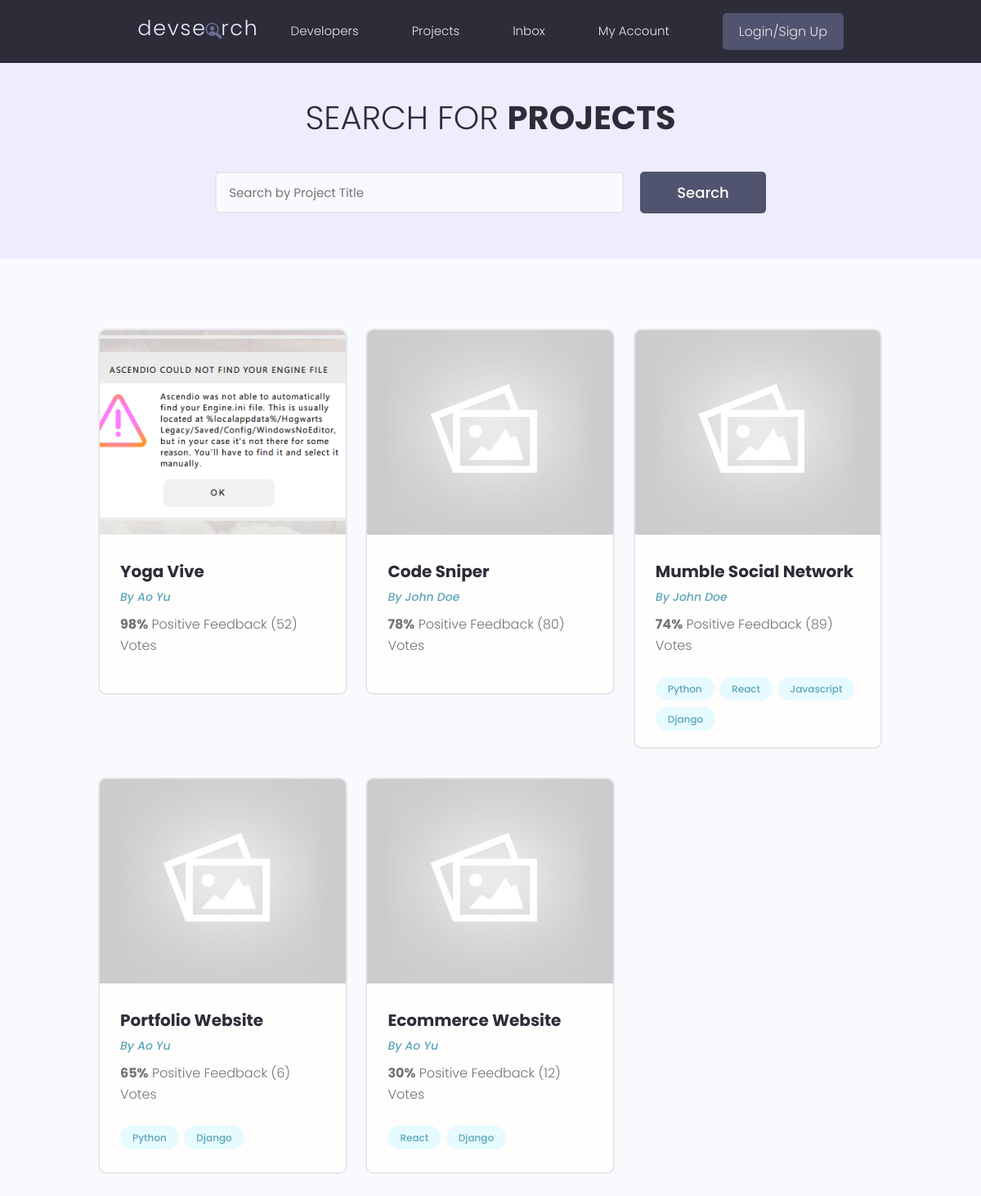
/projects/?page=2, run on an earlier commit of the app's database.
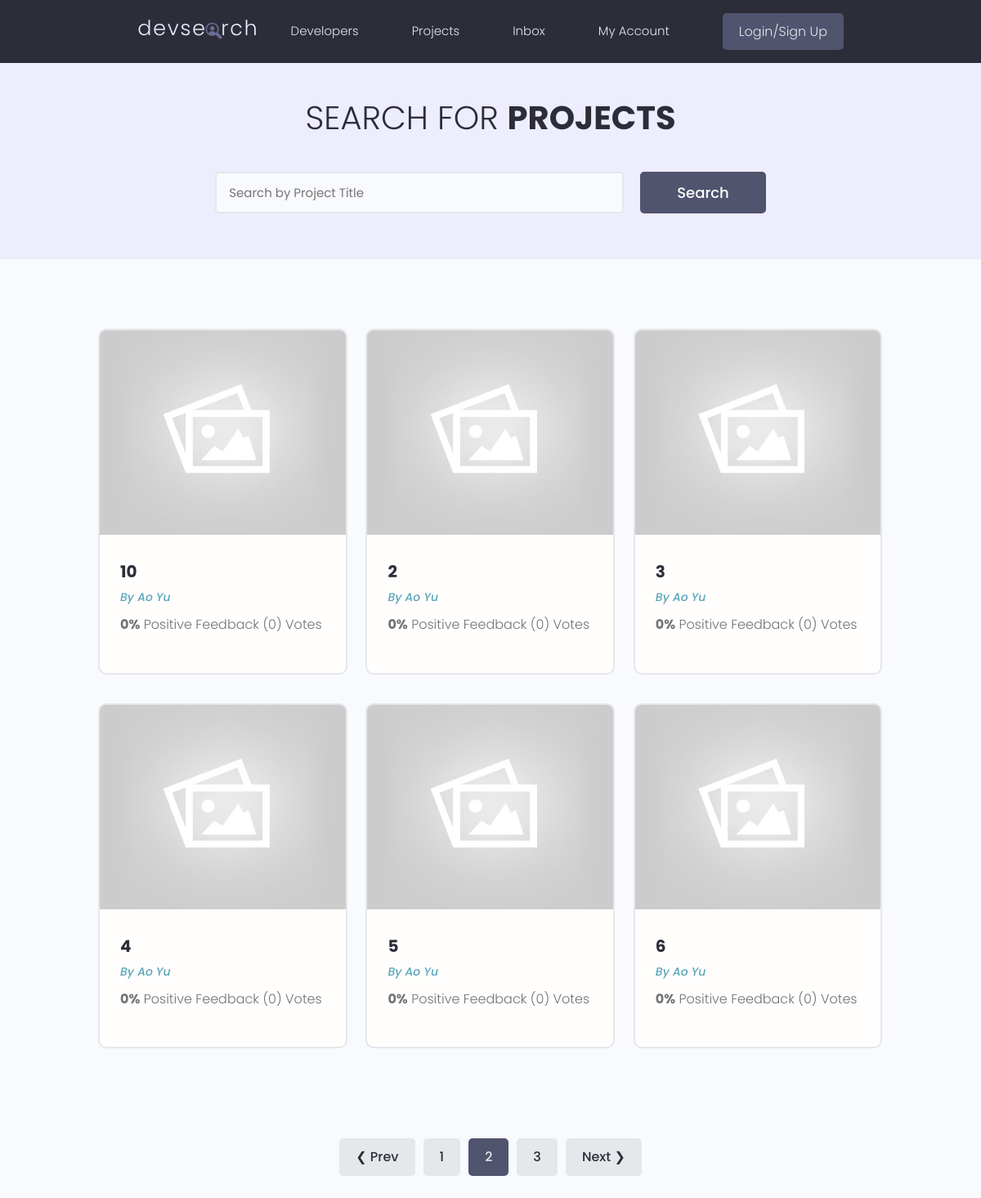
And on a later commit of the database.
### projects/models.py (models this page shows, shortened)
class Project(models.Model):
    owner = models.ForeignKey(Profile, null=True, blank=True, on_delete=models.SET_NULL)
    title = models.CharField(max_length=200)
    description = models.TextField(null=True, blank=True)
    featured_image = models.ImageField(null=True, blank=True, default='default.jpg')
    demo_link = models.CharField(max_length=2000, null=True, blank=True)
    source_link = models.CharField(max_length=2000, null=True, blank=True)
    tags = models.ManyToManyField('Tag', blank=True)
    vote_total = models.IntegerField(default=0, null=True, blank=True)
    vote_ratio = models.IntegerField(default=0, null=True, blank=True)
    created = models.DateTimeField(auto_now_add=True)
    id = models.UUIDField(default=uuid.uuid4, unique=True,
                            primary_key=True, editable=False)
    class Meta:
        ordering = ['-vote_ratio', '-vote_total', 'title']

class Tag(models.Model):
    name = models.CharField(max_length=200)
    created = models.DateTimeField(auto_now_add=True)
    id = models.UUIDField(default=uuid.uuid4, unique=True,
                            primary_key=True, editable=False)
    def __str__(self):
        return self.name

### users/models.py (models this page shows, shortened)
class Profile(models.Model):
    user = models.OneToOneField(User, null=True, on_delete=models.CASCADE, blank=True)
    name = models.CharField(max_length=200, null=True, blank=True)
    email = models.EmailField(max_length=200, null=True, blank=True)
    username = models.CharField(max_length=200, null=True, blank=True)
    location = models.CharField(max_length=200, null=True, blank=True)
    short_intro = models.CharField(max_length=200, null=True, blank=True)
    bio = models.TextField(null=True, blank=True)
    profile_image = models.ImageField(null=True, blank=True, upload_to='profiles/', default='profiles/user-default.png')
    social_github = models.CharField(max_length=200, null=True, blank=True)
    social_twitter = models.CharField(max_length=200, null=True, blank=True)
    social_linkedin = models.CharField(max_length=200, null=True, blank=True)
    social_youtube = models.CharField(max_length=200, null=True, blank=True)
    social_website = models.CharField(max_length=200, null=True, blank=True)
    created = models.DateTimeField(auto_now_add=True)
    id = models.UUIDField(default=uuid.uuid4, unique=True,
                            primary_key=True, editable=False)

### projects/views.py (the view)
# urls.py: path('projects/', include('projects.urls')),
def projects(request):
    projects, search_query = searchProject(request)
    custom_range, projects = paginateProjects(request, projects, 6)
    context = {
        'projects': projects,
        'search_query': search_query,
        'custom_range': custom_range
    }
    return render(request, 'projects/projects.html', context)

### projects/utils.py (called while the page is built)
def paginateProjects(request, projects, results):
    page = request.GET.get('page')
    paginator = Paginator(projects, results)
    try:
        projects = paginator.page(page)
    except PageNotAnInteger:
        page = 1
        projects = paginator.page(page)
    except EmptyPage:
        page = paginator.num_pages
        projects = paginator.page(page)
    leftIndex = max(1,int(page) - 2)
    rightIndex = min(int(page) + 3, paginator.num_pages + 1)
    custom_range = range(leftIndex, rightIndex)
    return custom_range, projects

def searchProject(request):
    search_query = ''
    if request.GET.get('search_query'):
        search_query = request.GET.get('search_query')
    tags = Tag.objects.filter(
        name__icontains=search_query
    )
    projects = Project.objects.distinct().filter(
        Q(title__icontains=search_query) |
        Q(description__icontains=search_query) |
        Q(owner__name__icontains=search_query) |
        Q(tags__in=tags)
    )
    return projects, search_query

### projects/templates/projects/projects.html (shortened to what this page needs)
{%extends 'main.html'%}
{%block content%}
  <main class="projects">
    <section class="hero-section text-center">
      <div class="container container--narrow">
        <div class="hero-section__box">
          <h2>Search for <span>Projects</span></h2>
        </div>
        <div class="hero-section__search">
          <form id='searchForm' class="form" action="{%url 'projects'%}" method="get">
            <div class="form__field">
              <input class="input input--text" id="formInput#search" type="text" name="search_query"
                placeholder="Search by Project Title" value="{{search_query}}"/>
            </div>
            <input class="btn btn--sub btn--lg" type="submit" value="Search" />
          </form>
        </div>
      </div>
    </section>
    <section class="projectsList">
      <div class="container">
        <div class="grid grid--three">
        {% for project in projects %}
          <div class="column">
            <div class="card project">
              <a href="{%url 'project' project.id%}" class="project">
                <img class="project__thumbnail" src="{{project.featured_image.url}}" alt="project thumbnail" />
                <div class="card__body">
                  <h3 class="project__title">{{project.title}}</h3>
                  <p><a class="project__author" href="{%url 'user-profile' project.owner.id%}">By {{project.owner.name}}</a></p>
                  <p class="project--rating">
                    <span style="font-weight: bold;">{{project.vote_ratio}}%</span> Positive
                    Feedback ({{project.vote_total}}) Vote{{project.vote_total|pluralize:"s"}}
                  </p>
                  <div class="project__tags">
                    {% for tag in project.tags.all %}
                    <span class="tag tag--pill tag--main">
                      <small>{{tag}}</small>
                    </span>
                    {% endfor %}
                  </div>
                </div>
              </a>
            </div>
          </div>
          {% endfor %}
        </div>
      </div>
    </section>
  {% include "pagination.html" with queryset=projects custom_range=custom_range%}
  </main>
{%endblock content%}

What changed in the data, as far as the page shows it:
no longer on this page (row unchanged): Project: featured_image (picture), title "Yoga Vive", owner.name "Ao Yu", vote_ratio "98", vote_total "52"
no longer on this page (row unchanged): Project: featured_image (placeholder picture), title "Code Sniper", owner.name "John Doe", vote_ratio "78", vote_total "80"
no longer on this page (row unchanged): Project: featured_image (placeholder picture), title "Mumble Social Network", owner.name "John Doe", vote_ratio "74", vote_total "89"
no longer on this page (row unchanged): Tag: name "Python"
no longer on this page (row unchanged): Tag: name "React"
no longer on this page (row unchanged): Tag: name "Javascript", shown under "Mumble Social Network"
no longer on this page (row unchanged): Tag: name "Django"
no longer on this page (row unchanged): Project: featured_image (placeholder picture), title "Portfolio Website", owner.name "Ao Yu", vote_ratio "65", vote_total "6"
no longer on this page (row unchanged): Project: featured_image (placeholder picture), title "Ecommerce Website", owner.name "Ao Yu", vote_ratio "30", vote_total "12"
added Project: featured_image (placeholder picture), title "10", owner.name "Ao Yu", vote_ratio "0", vote_total "0"
added Project: featured_image (placeholder picture), title "2", owner.name "Ao Yu", vote_ratio "0", vote_total "0"
added Project: featured_image (placeholder picture), title "3", owner.name "Ao Yu", vote_ratio "0", vote_total "0"
added Project: featured_image (placeholder picture), title "4", owner.name "Ao Yu", vote_ratio "0", vote_total "0"
added Project: featured_image (placeholder picture), title "5", owner.name "Ao Yu", vote_ratio "0", vote_total "0"
added Project: featured_image (placeholder picture), title "6", owner.name "Ao Yu", vote_ratio "0", vote_total "0"
Also different on the page:
text now shown: "❮ Prev Next ❯"
new list line: "1"
new list line: "2"
new list line: "3"
